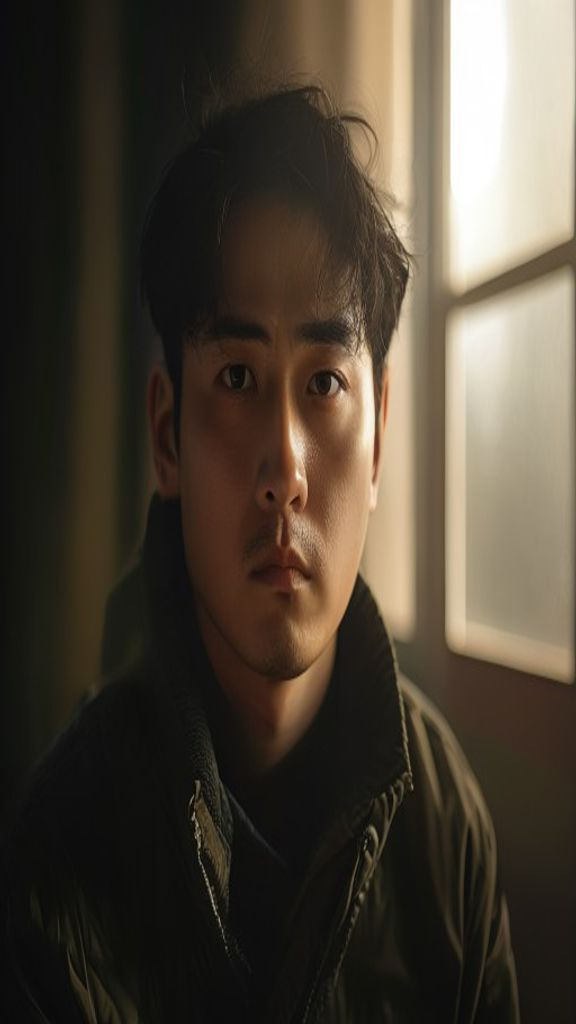
#> input picture 60_tools/shorts_pipeline/images_v10/scene_01.jpg, 576 x 1024 px; its folder holds only this picture in this run
$ python slides_v10.py
#> lines starting #> are read from the running program, lines starting #| are printed output that depends on the picture
"""쇼츠 v10 슬라이드 — 1080x1920 + Pollinations AI 이미지 + 키네틱 타이포"""
import os
from PIL import Image, ImageDraw, ImageFont, ImageFilter, ImageEnhance

W, H = 1080, 1920
HERE = os.path.dirname(os.path.abspath(__file__))
FONT_DIR = os.path.join(HERE, "fonts")
IMG_DIR = os.path.join(HERE, "images_v10")
COLORS = {
    "bg": (15, 17, 21), "white": (255, 255, 255), "muted": (200, 207, 222),
    "gold": (255, 209, 102), "green": (6, 214, 160), "red": (239, 71, 111),
    "info": (90, 196, 224),
}


def font(name, size):
    return ImageFont.truetype(os.path.join(FONT_DIR, name), size)


def get_fonts():
    return {
        "huge": font("NanumGothicExtraBold.ttf", 160),
        "huge_sm": font("NanumGothicExtraBold.ttf", 120),
        "huge_xs": font("NanumGothicExtraBold.ttf", 90),
        "caption": font("NanumGothic.ttf", 56),
    }


def text_size(d, text, fnt):
    if not text: return 0, 0
    bb = d.textbbox((0, 0), text, font=fnt)
    return bb[2] - bb[0], bb[3] - bb[1]


def load_image(scene_id):
#> called with scene_id = 1
    p = os.path.join(IMG_DIR, f"scene_{scene_id:02d}.jpg")
    if os.path.exists(p) and os.path.getsize(p) > 5000:
        try:
            img = Image.open(p).convert("RGB")
#> img is the input picture: PIL image 576x1024 RGB; mean R, G, B 75.9, 66.9, 54.7
            iw, ih = img.size
#> iw = 576; ih = 1024
            scale = max(W/iw, H/ih)
#> scale = 1.88
            nw, nh = int(iw*scale), int(ih*scale)
#> nw = 1080; nh = 1920
            img = img.resize((nw, nh), Image.LANCZOS)
#> img: PIL image 1080x1920 RGB
            return img.crop(((nw-W)//2, (nh-H)//2, (nw-W)//2 + W, (nh-H)//2 + H))
        except: return None
    return None


def cinematic(img, dim=0.55):
    """Higher dim (=less darkening) for AI images that are already polished"""
#> called with dim = 0.55
    img = ImageEnhance.Brightness(img).enhance(dim)
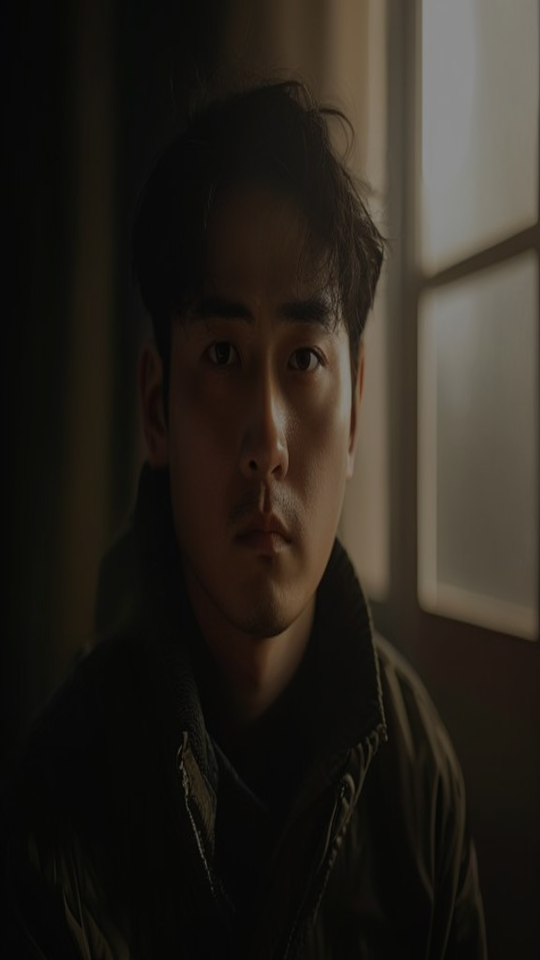
#> img: PIL image 1080x1920 RGB (shown at 1/2 size); mean R, G, B 41.2, 36.3, 29.6
    img = ImageEnhance.Contrast(img).enhance(1.1)
    # Add slight bottom-fade gradient for text legibility (lower 40%)
    overlay = Image.new("RGB", (W, H), (0, 0, 0))
#> overlay: PIL image 1080x1920 RGB; every value is 0
    mask = Image.new("L", (W, H), 0)
#> mask: PIL image 1080x1920 L; every value is 0
    md = ImageDraw.Draw(mask)
    for y in range(int(H*0.5), H):
        a = int(180 * (y - H*0.5) / (H*0.5))
        md.line([(0, y), (W, y)], fill=a)
    img = Image.composite(overlay, img, mask)
    return img


def draw_shadow_text(d, pos, text, fnt, fill):
    x, y = pos
    for ox, oy in [(3, 3), (4, 4), (-1, 1)]:
        d.text((x+ox, y+oy), text, font=fnt, fill=(0, 0, 0))
    d.text((x, y), text, font=fnt, fill=fill)


def fit_font(d, text, base, alt, alt2, max_w=W - 80):
    if not text: return base
    if text_size(d, text, base)[0] <= max_w: return base
    if text_size(d, text, alt)[0] <= max_w: return alt
    return alt2


def render_scene(scene, out_path):
    accent = COLORS.get(scene.get("accent", "gold"), COLORS["gold"])
    img_bg = load_image(scene["id"])
    if img_bg:
        bg = cinematic(img_bg, dim=0.55)
    else:
        bg = Image.new("RGB", (W, H), COLORS["bg"])
    d = ImageDraw.Draw(bg)
    fonts = get_fonts()

    big1 = scene.get("big1", "")
    big2 = scene.get("big2", "")
    caption = scene.get("caption", "")

    f1 = fit_font(d, big1, fonts["huge"], fonts["huge_sm"], fonts["huge_xs"])
    f2 = fit_font(d, big2, fonts["huge"], fonts["huge_sm"], fonts["huge_xs"])
    h1 = text_size(d, big1, f1)[1] if big1 else 0
#> h1 = 141
    h2 = text_size(d, big2, f2)[1] if big2 else 0
#> h2 = 141
    gap = 30 if (big1 and big2) else 0
    block = h1 + gap + h2
#> block = 312

    # Place text in bottom 40% area for shorts feel
    y0 = int(H * 0.55)

    if big1:
        w1 = text_size(d, big1, f1)[0]
#> w1 = 243
        draw_shadow_text(d, ((W-w1)//2, y0), big1, f1, COLORS["white"])
    if big2:
        w2 = text_size(d, big2, f2)[0]
#> w2 = 966
        draw_shadow_text(d, ((W-w2)//2, y0 + h1 + gap), big2, f2, accent)

    # underline
    if big1 or big2:
        ux = W//2 - 120
        uy = y0 + block + 60
#> uy = 1428
        d.rectangle((ux, uy, ux+240, uy+12), fill=accent)

    if caption:
        cw, ch = text_size(d, caption, fonts["caption"])
        if cw > W - 120:
            mid = len(caption)//2
            split = caption.rfind(" ", 0, mid+8)
            if split <= 0: split = mid
            l1, l2 = caption[:split].strip(), caption[split:].strip()
            for i, line in enumerate([l1, l2]):
                lw, lh = text_size(d, line, fonts["caption"])
                draw_shadow_text(d, ((W-lw)//2, H - 280 + i*70), line,
                                  fonts["caption"], COLORS["muted"])
        else:
            draw_shadow_text(d, ((W-cw)//2, H - 250), caption,
                              fonts["caption"], COLORS["muted"])

    bg.save(out_path, "PNG", optimize=True)
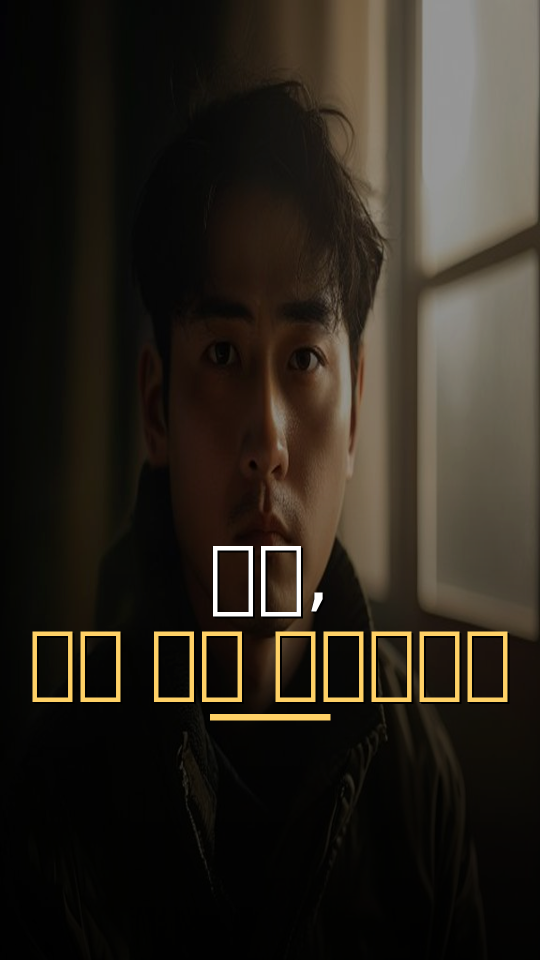
#> saved as scene_01.png: PIL image 1080x1920 RGB (shown at 1/2 size); mean R, G, B 43.3, 37.7, 29.4
    return out_path


def render_all(scenes, out_dir):
    os.makedirs(out_dir, exist_ok=True)
    for sc in scenes:
        render_scene(sc, os.path.join(out_dir, f"scene_{sc['id']:02d}.png"))


if __name__ == "__main__":
    from scenes_shorts_v10 import SCENES
    render_all(SCENES, os.path.join(HERE, "slides_v10"))
    print(f"Done. {len(SCENES)} slides")
